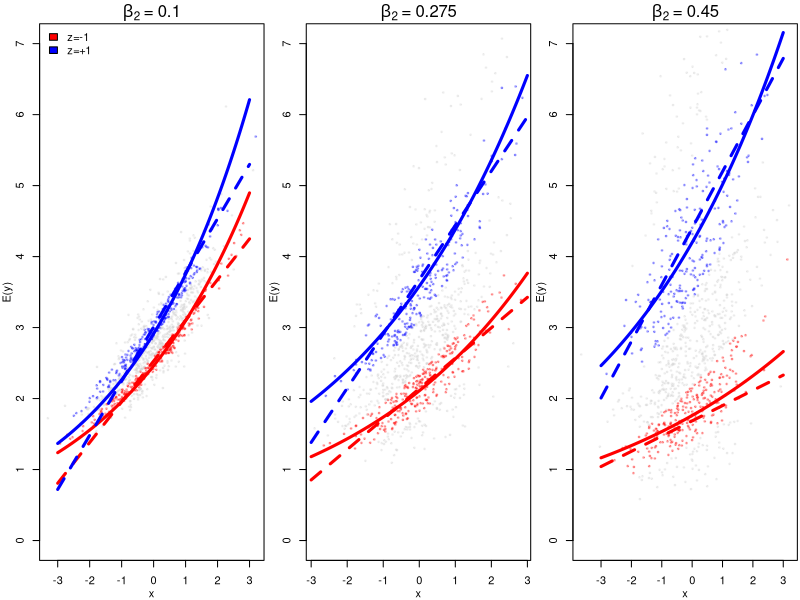

This figure's R source:
##b3=0
N<-1000
rho<-0 #.3#rho<-c(0,.5) #seq(0,.3,by=.1)
b0<-1#seq(0,5,length.out=4)
pars<-expand.grid(N=N,rho=rho,b0=b0)
tmp<-list()
for (i in 1:nrow(pars)) tmp[[i]]<-pars[i,]
pars<-tmp


simfun<-function(pars,b1=.2,b2=.5) {
    for (i in 1:length(pars)) assign(names(pars)[i],pars[[i]][1])
    std<-function(x) (x-mean(x,na.rm=TRUE))/sd(x,na.rm=TRUE)
    library(MASS)
    sig<-r2<-numeric()
    xz<-mvrnorm(N,mu=c(0,0),Sigma=matrix(c(1,rho,rho,1),2,2))
    y<-b0+b1*xz[,1]+b2*xz[,2]
    y<-exp(y)
    ystar<-y
    y<-rpois(N,y)
    ##
    df<-data.frame(y=y,x=xz[,1],z=xz[,2],ystar=ystar)
}
#L<-lapply(pars,simfun)
L<-list()
b2L<-seq(0.1,.45,length.out=3)
for (b2 in b2L) L[[as.character(b2)]]<-simfun(pars[[1]],b2=b2)


pdf("/home/bd/Dropbox/Apps/Overleaf/Interaction_problems/count_intuition.pdf",width=6,height=2.3)
par(mfrow=c(1,3),mgp=c(2,1,0),mar=c(3,3,1.8,0.2))
for (i in 1:length(L)) {
    z<-L[[i]]
    col.test<-ifelse(abs(z$z-1)<.5,2,1)
    col.test<-ifelse(abs(z$z+1)<.5,3,col.test)
    cc<-col2rgb("lightgray")
    c1<-rgb(cc[1],cc[2],cc[3],max=255,alpha=75)
    cc<-col2rgb("blue")
    c2<-rgb(cc[1],cc[2],cc[3],max=255,alpha=75)
    cc<-col2rgb("red")
    c3<-rgb(cc[1],cc[2],cc[3],max=255,alpha=75)
    col<-c(c1,c2,c3)[col.test]
    xv<-seq(-3,3,length.out=100)
    plot(z$x,
         z$ystar,pch=19,cex=.375,col=col,xlab='x',ylab='E(y)',
         ylim=c(0,7))
    m0<-glm(y~x*z,z,family='poisson')
    y<-predict(m0,data.frame(x=xv,z=-1),type='response')
    lines(xv,y,col='red',lty=1,lwd=3)
    y<-predict(m0,data.frame(x=xv,z=1),type='response')
    lines(xv,y,col='blue',lty=1,lwd=3)
    m<-lm(y~x*z,z)
    y<-predict(m,data.frame(x=xv,z=-1))
    lines(xv,y,col='red',lty=2,lwd=3)
    y<-predict(m,data.frame(x=xv,z=1))
    lines(xv,y,col='blue',lty=2,lwd=3)
    if (i==1) {
        legend("topleft",bty='n',ncol=,c("z=-1","z=+1"),fill=c("red","blue"))
    }
    b0<-as.character(b2L[i])
    mtext(side=3,line=0,bquote(beta[2]~"="~.(b0)))
    #legend("bottomright",bty='n',lty=c(2,1),lwd=3,c(paste("p(lm)=",round(summary(m)$coef[4,4],2)),paste("p(glm)=",round(summary(m0)$coef[4,4],2))),cex=.7)
}
dev.off()


